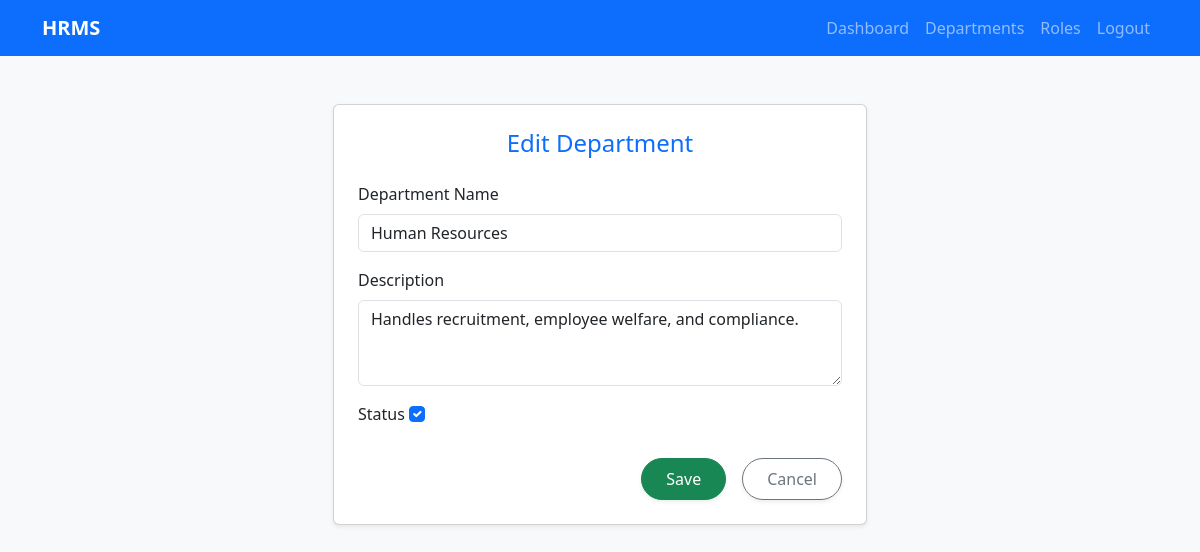
The app's page /departments/departments/edit/1/ (signed in) with its own data.
### departments/models.py (models this page shows, shortened)
class Department(models.Model):
    dept_id = models.AutoField(primary_key=True)
    dept_name = models.CharField(max_length=100, unique=True)
    description = models.CharField(max_length=300, blank=True, null=True)
    created_at = models.DateTimeField(auto_now_add=True)
    updated_at = models.DateTimeField(auto_now=True)
    status = models.BooleanField(default=True)

### departments/views.py (the view)
# urls.py: path('departments/edit/<int:pk>/', views.department_update, name='department_edit'),
@login_required
@user_passes_test(admin_check)
def department_update(request, pk):
    dept = get_object_or_404(Department, pk=pk)
    if request.method == 'POST':
        form = DepartmentForm(request.POST, instance=dept)
        if form.is_valid():
            form.save()
            messages.success(request, "Department updated successfully.")
            return redirect('department_list')
    else:
        form = DepartmentForm(instance=dept)
    return render(request, 'departments/department_form.html', {'form': form})

### departments/forms.py
class DepartmentForm(forms.ModelForm):
    class Meta:
        model = Department
        fields = ['dept_name', 'description', 'status']
        widgets = {
            'dept_name': forms.TextInput(attrs={'class': 'form-control'}),
            'description': forms.Textarea(attrs={'class': 'form-control', 'rows': 3}),
            'status': forms.CheckboxInput(attrs={'class': 'form-check-input'}),
        }

### departments/views.py (called while the page is built)
def admin_check(user):
    return user.is_authenticated and user.is_superuser

### templates/departments/department_form.html (shortened to what this page needs)
{% extends 'departments/base.html' %}
{% block content %}
<div class="container mt-5">
    <div class="row justify-content-center">
        <div class="col-md-6">
            <div class="card shadow-sm rounded p-4">
                <h4 class="text-center mb-4 text-primary">
                    {% if form.instance.pk %}Edit{% else %}Add{% endif %} Department
                </h4>
                <form method="post">
                    <div class="mb-3">
                        <label class="form-label">Department Name</label>
                        {{ form.dept_name }}
                    </div>
                    <div class="mb-3">
                        <label class="form-label">Description</label>
                        {{ form.description }}
                    </div>
                    <div class="mb-3">
                        <label class="form-label">Status</label>
                        {{ form.status }}
                    </div>
                   <div class="d-flex gap-3 justify-content-end mt-4">
                    <button type="submit" class="btn btn-success px-4 py-2 rounded-pill shadow-sm">Save</button>
                    <a href="{% url 'department_list' %}" class="btn btn-outline-secondary px-4 py-2 rounded-pill shadow-sm">Cancel</a>
                   </div>
                </form>
            </div>
        </div>
    </div>
</div>
{% endblock %}

### templates/departments/base.html (style rules this page uses)
body { background-color: #f8f9fa; }

### records on screen
Department: dept_name "Human Resources", description "Handles recruitment, employee welfare, and compliance.", status "☑"
